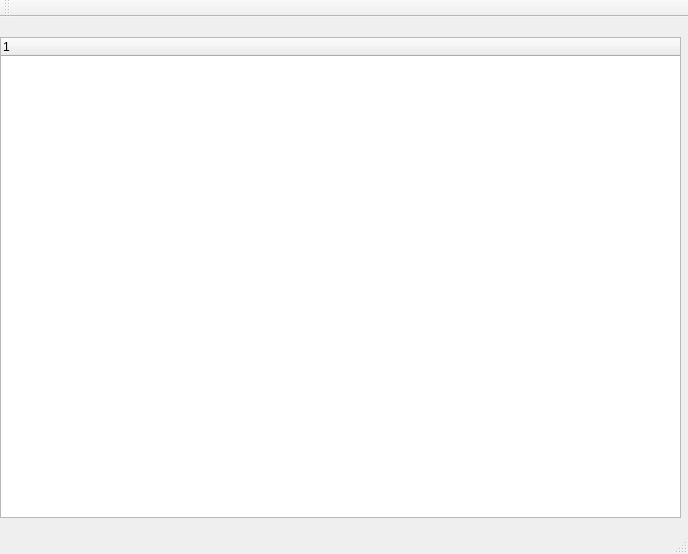
<?xml version="1.0" encoding="UTF-8"?>
<ui version="4.0">
 <class>QtGuiApplication1Class</class>
 <widget class="QMainWindow" name="QtGuiApplication1Class">
  <property name="geometry">
   <rect>
    <x>0</x>
    <y>0</y>
    <width>688</width>
    <height>554</height>
   </rect>
  </property>
  <property name="windowTitle">
   <string>QtGuiApplication1</string>
  </property>
  <widget class="QWidget" name="centralWidget">
   <widget class="QTreeWidget" name="treeWidget">
    <property name="geometry">
     <rect>
      <x>0</x>
      <y>20</y>
      <width>681</width>
      <height>481</height>
     </rect>
    </property>
    <column>
     <property name="text">
      <string notr="true">1</string>
     </property>
    </column>
   </widget>
  </widget>
  <widget class="QMenuBar" name="menuBar">
   <property name="geometry">
    <rect>
     <x>0</x>
     <y>0</y>
     <width>688</width>
     <height>23</height>
    </rect>
   </property>
  </widget>
  <widget class="QToolBar" name="mainToolBar">
   <attribute name="toolBarArea">
    <enum>TopToolBarArea</enum>
   </attribute>
   <attribute name="toolBarBreak">
    <bool>false</bool>
   </attribute>
  </widget>
  <widget class="QStatusBar" name="statusBar"/>
 </widget>
 <layoutdefault spacing="6" margin="11"/>
 <resources>
  <include location="QtGuiApplication1.qrc"/>
 </resources>
 <connections/>
</ui>
